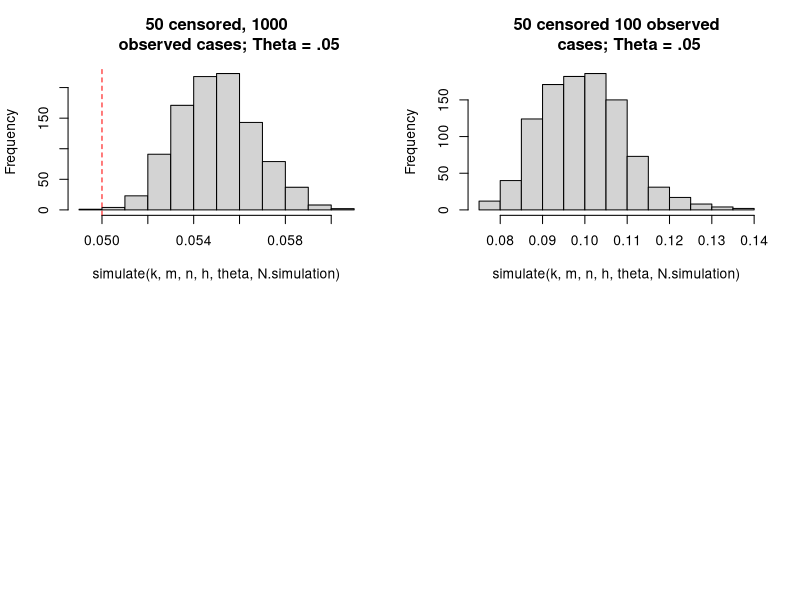

The R script that drew this image:
# To Teil I Aufgabe 2 We test the likelihood by providing some MLE Estimation
# procedure
 
rm(list = ls())

simulate  = function(k, m, n, h, theta, N.simulation) {
  likelihood = function(th) {
    - (n * log(th) - th * sum(Y.observed) + k * log(1 - exp(-h * th)))
  }

  gradient  = function(th) {
    - (n / th - sum(Y.observed) + k * 1 / (1 - exp(-h * th)) * ( h * exp( - h * th)))
  }

  results = matrix(NA, ncol = 1, nrow = N.simulation)

  for ( i in 1:N.simulation ) {
    Y = rexp(n, theta)
    missing_index = sample(n, k)
    is.na(Y[missing_index]) = TRUE
    observed_index = which(! is.na(Y))
    Y.observed = Y[observed_index]

    results[i, ] = nlminb(c(theta * .85), obj = likelihood, grad = gradient,
                          lower = c(theta * 0.1), upper = c(theta * 5))$par
  }

  return(results)
}

k = 50                 # they left already
m = 1000               # we know their waiting time
n = k + m              # all observed cases
h = 1                  # left censoring
theta = .05            # true value of the exponential distribution rate parameter
N.simulation = 1000

par(mfrow = c(2, 2))

hist(simulate(k, m, n, h, theta, N.simulation), main = '50 censored, 1000
     observed cases; Theta = .05')
abline(v = theta, col = 'red', lty = 2)

k = 50
m = 100
n = k + m
hist(simulate(k, m, n, h, theta, N.simulation), main = '50 censored 100 observed
     cases; Theta = .05')
abline(v = theta, col = 'red', lty = 2)
